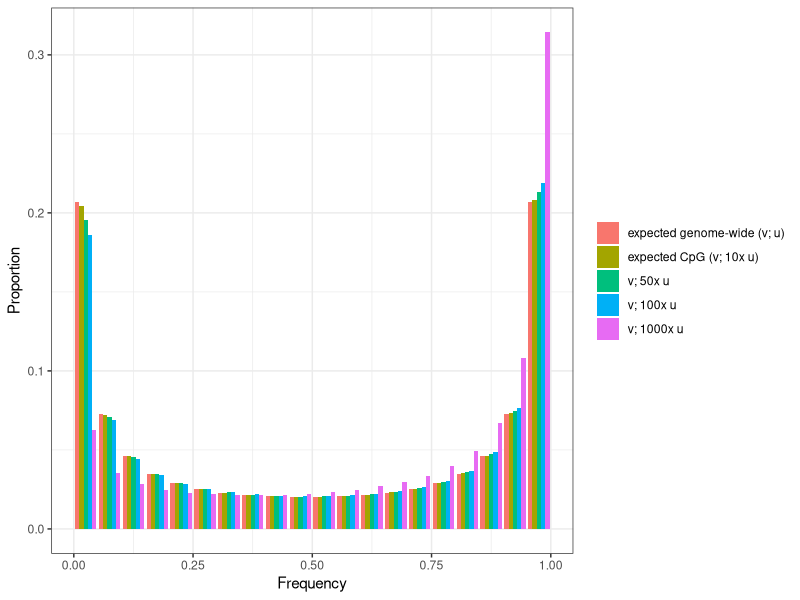
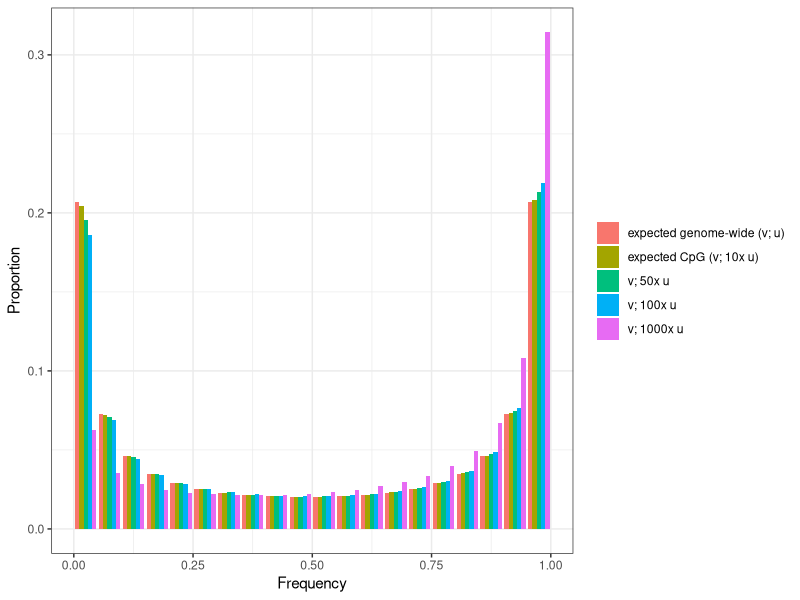

Write R code to recreate these figures, in order.
library(ggplot2)

## Supplementary figure S3

eqWF <- function(x, ne, mrate1, mrate2, s){
  return((exp(x*ne*s))*(x**(ne*mrate1-1))*((1-x)**(ne*mrate2-1)))
}

xs = seq(0.025, 0.975, by = 0.05)

nes=0
dist=eqWF(xs, 40000, 0.67*1.29*(10**(-8)),0.33*1.29*(10**(-8)),nes/40000)
dist2=eqWF(xs, 40000, 11.61*(10**(-8)),0,nes/40000)
dist3=eqWF(xs, 40000, 5*11.61*(10**(-8)),0,nes/40000)
dist4=eqWF(xs, 40000, 110.61*(10**(-8)),0,nes/40000)
dist5=eqWF(xs, 40000, 1100.61*(10**(-8)),0,nes/40000)

df <- data.frame(freq = rep(xs,5),
                 dist = c(dist/sum(dist), dist2/sum(dist2), dist3/sum(dist3), dist4/sum(dist4), dist5/sum(dist5)),
                 SFS = c(rep("expected genome-wide (v; u)",20),rep("expected CpG (v; 10x u)",20),rep("v; 50x u",20),rep("v; 100x u",20),rep("v; 1000x u",20)))
df$SFS <- factor(df$SFS, levels = c("expected genome-wide (v; u)", "expected CpG (v; 10x u)", "v; 50x u", "v; 100x u", "v; 1000x u"))

aa <- ggplot(df, aes(x=freq, y=dist, fill=SFS)) + geom_bar(position="dodge", stat="identity") + theme_bw() + xlab("Frequency") +
      ylab("Proportion") +theme(legend.title = element_blank())
aa
ggsave("figS3.png", aa, width=15, height=8, units = "cm")
